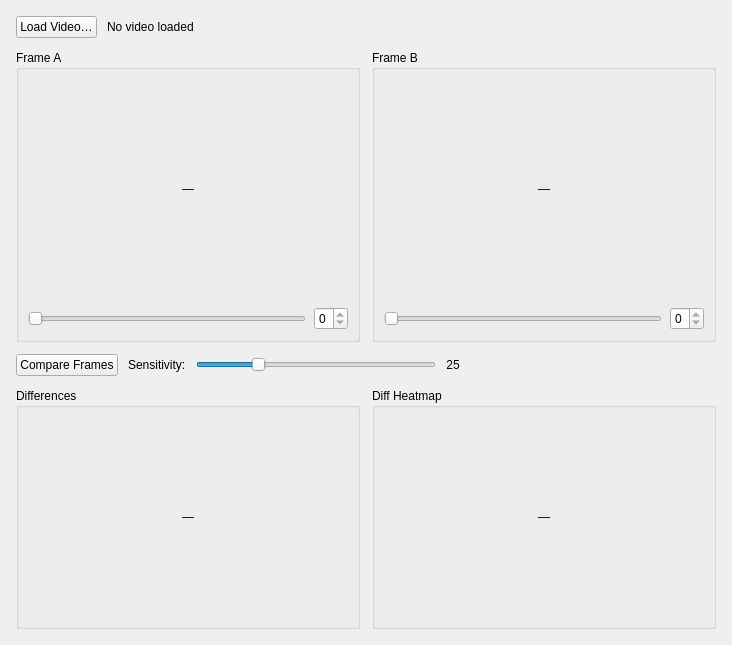
<?xml version="1.0" encoding="UTF-8"?>
<ui version="4.0">
 <class>VideoComparisonWidget</class>
 <widget class="QWidget" name="VideoComparisonWidget">
  <layout class="QVBoxLayout" name="mainLayout">
   <property name="spacing"><number>12</number></property>
   <property name="leftMargin"><number>16</number></property>
   <property name="topMargin"><number>16</number></property>
   <property name="rightMargin"><number>16</number></property>
   <property name="bottomMargin"><number>16</number></property>

   <item>
    <layout class="QHBoxLayout" name="loadLayout">
     <property name="spacing"><number>10</number></property>

     <item>
      <widget class="QPushButton" name="btnLoadVideo">
       <property name="text"><string>Load Video…</string></property>
       <property name="minimumHeight"><number>36</number></property>
       <property name="minimumWidth"><number>140</number></property>
      </widget>
     </item>

     <item>
      <widget class="QLabel" name="lblVideoPath">
       <property name="text"><string>No video loaded</string></property>
      </widget>
     </item>

     <item>
      <spacer name="loadSpacer">
       <property name="orientation"><enum>Qt::Horizontal</enum></property>
       <property name="sizeHint" stdset="0"><size><width>40</width><height>20</height></size></property>
      </spacer>
     </item>

     <item>
      <widget class="QLabel" name="lblVideoInfo">
       <property name="text"><string></string></property>
       <property name="alignment"><set>Qt::AlignRight|Qt::AlignVCenter</set></property>
      </widget>
     </item>

    </layout>
   </item>

   <item>
    <layout class="QHBoxLayout" name="framesLayout">
     <property name="spacing"><number>12</number></property>

     <item>
      <widget class="QGroupBox" name="groupFrameA">
       <property name="title"><string>Frame A</string></property>
       <layout class="QVBoxLayout" name="layoutFrameA">
        <property name="spacing"><number>8</number></property>

        <item>
         <widget class="QLabel" name="lblFrameA">
          <property name="text"><string>—</string></property>
          <property name="alignment"><set>Qt::AlignCenter</set></property>
          <property name="minimumSize"><size><width>320</width><height>220</height></size></property>
         </widget>
        </item>

        <item>
         <layout class="QHBoxLayout" name="selectorALayout">
          <property name="spacing"><number>8</number></property>
          <item>
           <widget class="QSlider" name="sliderFrameA">
            <property name="orientation"><enum>Qt::Horizontal</enum></property>
            <property name="minimum"><number>0</number></property>
            <property name="maximum"><number>0</number></property>
           </widget>
          </item>
          <item>
           <widget class="QSpinBox" name="spinFrameA">
            <property name="minimum"><number>0</number></property>
            <property name="maximum"><number>0</number></property>
            <property name="minimumWidth"><number>70</number></property>
           </widget>
          </item>
         </layout>
        </item>

       </layout>
      </widget>
     </item>

     <item>
      <widget class="QGroupBox" name="groupFrameB">
       <property name="title"><string>Frame B</string></property>
       <layout class="QVBoxLayout" name="layoutFrameB">
        <property name="spacing"><number>8</number></property>

        <item>
         <widget class="QLabel" name="lblFrameB">
          <property name="text"><string>—</string></property>
          <property name="alignment"><set>Qt::AlignCenter</set></property>
          <property name="minimumSize"><size><width>320</width><height>220</height></size></property>
         </widget>
        </item>

        <item>
         <layout class="QHBoxLayout" name="selectorBLayout">
          <property name="spacing"><number>8</number></property>
          <item>
           <widget class="QSlider" name="sliderFrameB">
            <property name="orientation"><enum>Qt::Horizontal</enum></property>
            <property name="minimum"><number>0</number></property>
            <property name="maximum"><number>0</number></property>
           </widget>
          </item>
          <item>
           <widget class="QSpinBox" name="spinFrameB">
            <property name="minimum"><number>0</number></property>
            <property name="maximum"><number>0</number></property>
            <property name="minimumWidth"><number>70</number></property>
           </widget>
          </item>
         </layout>
        </item>

       </layout>
      </widget>
     </item>

    </layout>
   </item>

   <item>
    <layout class="QHBoxLayout" name="compareLayout">
     <property name="spacing"><number>10</number></property>

     <item>
      <widget class="QPushButton" name="btnCompareFrames">
       <property name="text"><string>Compare Frames</string></property>
       <property name="minimumHeight"><number>36</number></property>
       <property name="minimumWidth"><number>140</number></property>
      </widget>
     </item>

     <item>
      <widget class="QLabel" name="lblSensitivity">
       <property name="text"><string>Sensitivity:</string></property>
      </widget>
     </item>

     <item>
      <widget class="QSlider" name="sliderThreshold">
       <property name="orientation"><enum>Qt::Horizontal</enum></property>
       <property name="minimum"><number>1</number></property>
       <property name="maximum"><number>100</number></property>
       <property name="value"><number>25</number></property>
       <property name="maximumWidth"><number>180</number></property>
      </widget>
     </item>

     <item>
      <widget class="QLabel" name="lblThresholdValue">
       <property name="text"><string>25</string></property>
       <property name="minimumWidth"><number>28</number></property>
       <property name="alignment"><set>Qt::AlignCenter</set></property>
      </widget>
     </item>

     <item>
      <spacer name="compareSpacer">
       <property name="orientation"><enum>Qt::Horizontal</enum></property>
       <property name="sizeHint" stdset="0"><size><width>40</width><height>20</height></size></property>
      </spacer>
     </item>

     <item>
      <widget class="QLabel" name="lblStats">
       <property name="text"><string></string></property>
       <property name="alignment"><set>Qt::AlignRight|Qt::AlignVCenter</set></property>
      </widget>
     </item>

    </layout>
   </item>

   <item>
    <layout class="QHBoxLayout" name="resultLayout">
     <property name="spacing"><number>12</number></property>

     <item>
      <widget class="QGroupBox" name="groupDiff">
       <property name="title"><string>Differences</string></property>
       <layout class="QVBoxLayout" name="layoutDiff">
        <item>
         <widget class="QLabel" name="lblDiff">
          <property name="text"><string>—</string></property>
          <property name="alignment"><set>Qt::AlignCenter</set></property>
          <property name="minimumSize"><size><width>320</width><height>200</height></size></property>
         </widget>
        </item>
       </layout>
      </widget>
     </item>

     <item>
      <widget class="QGroupBox" name="groupHeatmap">
       <property name="title"><string>Diff Heatmap</string></property>
       <layout class="QVBoxLayout" name="layoutHeatmap">
        <item>
         <widget class="QLabel" name="lblHeatmap">
          <property name="text"><string>—</string></property>
          <property name="alignment"><set>Qt::AlignCenter</set></property>
          <property name="minimumSize"><size><width>320</width><height>200</height></size></property>
         </widget>
        </item>
       </layout>
      </widget>
     </item>

    </layout>
   </item>

  </layout>
 </widget>
 <resources/>
 <connections/>
</ui>
